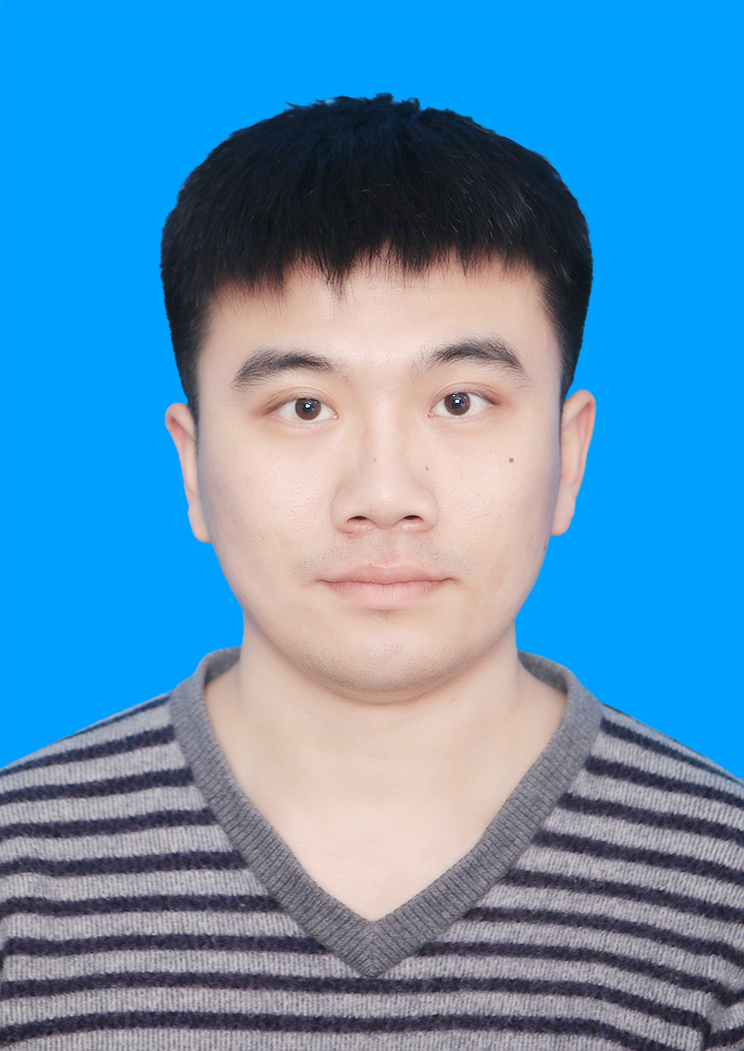
#> input picture pythontest/IMG_2784.JPG, 744 x 1051 px, found by its file name
$ python retrieval.py
#> lines starting #> are read from the running program, lines starting #| are printed output that depends on the picture; after the words box and inside, x2 and y2 are one past the last pixel; in counts of white or black regions, pixels touching at a corner belong together
# ### 基于SIFT,BOW的图像检索
# #### 1、SIFT提取每幅图像的特征点
# #### 2、聚类获取视觉单词中心（聚类中心），构造视觉单词词典
# #### 3、将图像特征点映射到视觉单词上，得到图像特征
# #### 4、计算待检索图像的最近邻图像


import cv2
import numpy as np
import os
from sklearn.cluster import KMeans
from matplotlib import pyplot as plt


img = cv2.imread('pythontest/IMG_2784.JPG')
#> img is the input picture: shape (1051, 744, 3); mean B, G, R 184, 144.9, 89.5
gray= cv2.cvtColor(img,cv2.COLOR_BGR2GRAY)
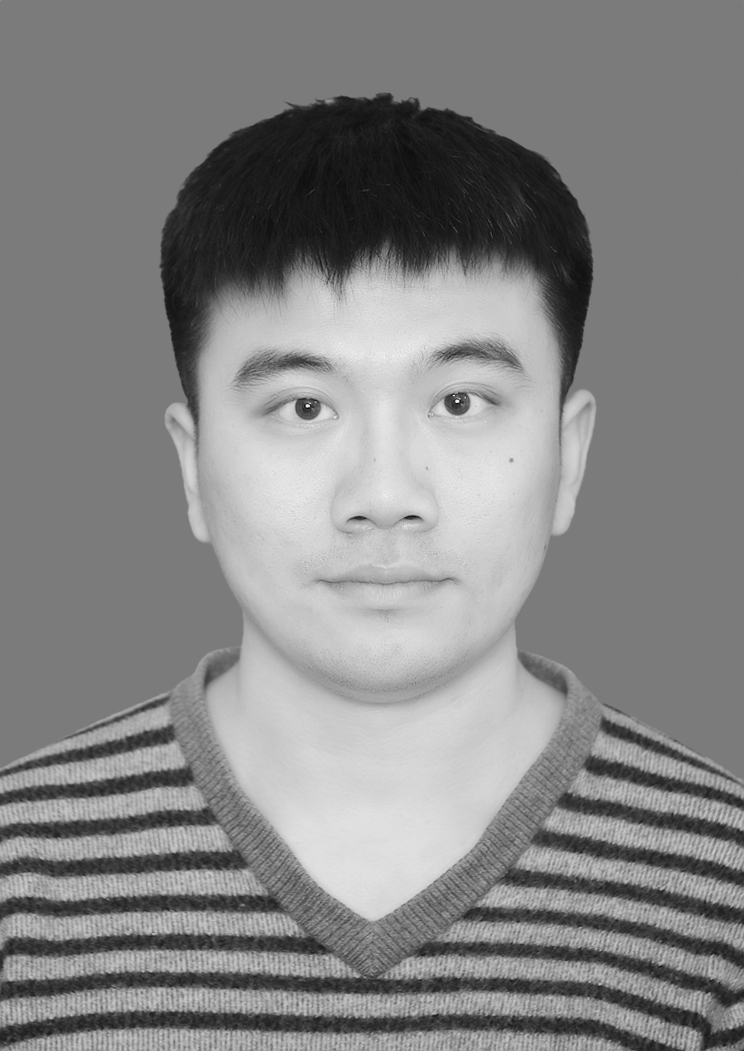
#> gray: shape (1051, 744); min 8, max 245, mean 132.8

sift = cv2.xfeatures2d.SIFT_create()
kp = sift.detect(gray,None)
#> kp = 3798 keypoints; strongest (x, y, size): (307, 408, 16), (456, 403, 16.1), (359, 518, 5), (386, 438, 217.5)

img=cv2.drawKeypoints(gray,kp,img)
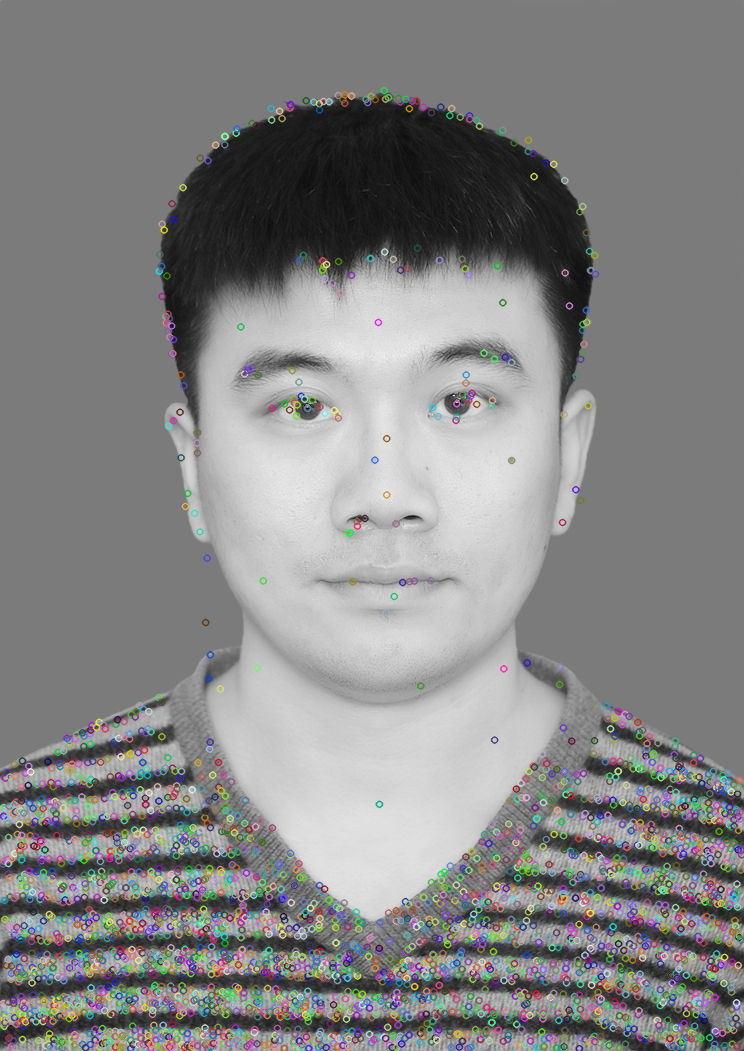
#> img: shape (1051, 744, 3); mean B, G, R 132.6, 132.6, 132.6


#  根据图像数据文件夹路径获取所有图片路径
dataset_path = '/home/wang/CBVideoSearch/DataSet'  # 训练样本文件夹路径
#> (the run stopped early here; a loop or call above may not have finished)

$ run again, with search.pgm saved as pythontest/IMG_2784.JPG
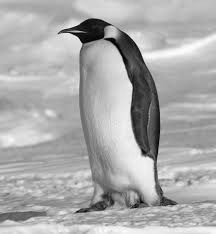
#> input picture search.pgm, 216 x 234 px, found by its file name
#> img is the input picture: shape (234, 216, 3); min 0, max 254, mean 171.1
#> kp = 259 keypoints; strongest (x, y, size): (91, 30, 17.9), (112, 40, 4), (74, 34, 1.9), (126, 47, 15.1)
#> `img=cv2.drawKeypoints(gray,kp,img)`:
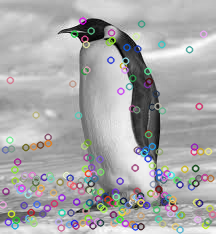
#> img: shape (234, 216, 3); 18.48% of pixels changed, all inside (x1, y1, x2, y2) = (0, 16, 216, 234)
